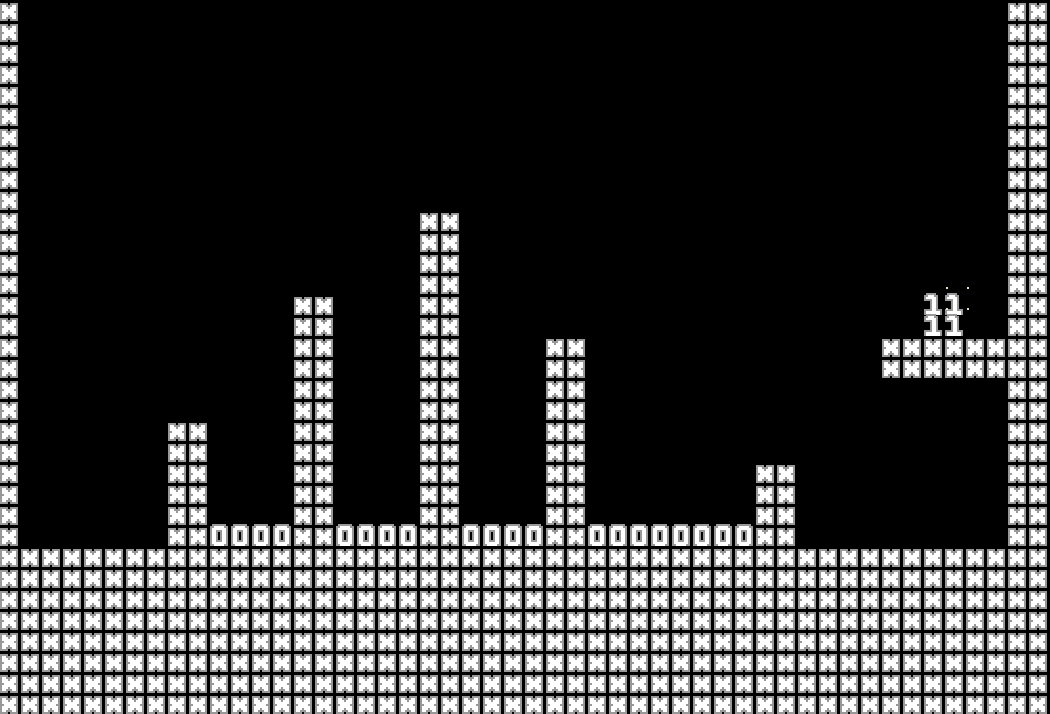

A 2D game scene composited from a Tiled map and its tileset images. What follows is a short description and the map's XML, with each tile layer's data collapsed to a summary:
An orthogonal 50x34 tile map with 21x21 px tiles, 2 tile layers (collision, trigger).

<map version="1.0" tiledversion="1.0.2" orientation="orthogonal" renderorder="right-down" width="50" height="34" tilewidth="21" tileheight="21" nextobjectid="5">
 <tileset firstgid="1" source="tileset.tsx" />
 <layer name="collision" width="50" height="34">
  <data>[1700 cells, 586 non-empty, 1 distinct tile ids]</data>
 </layer>
 <layer name="trigger" width="50" height="34">
  <data>[1700 cells, 24 non-empty, 2 distinct tile ids]</data>
 </layer>
</map>
